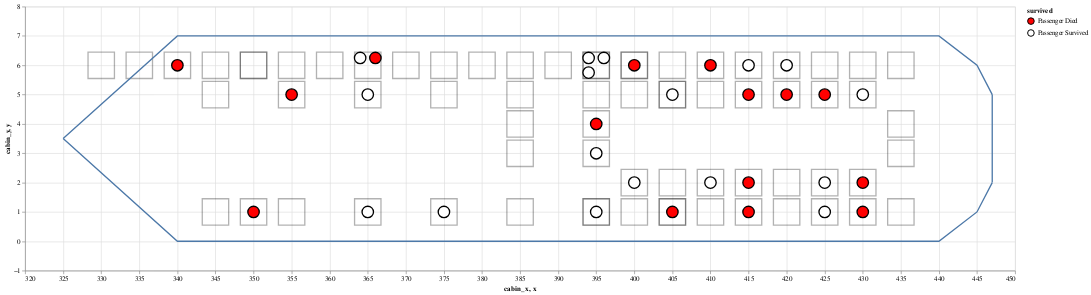

Notebook code for this chart:
### Markdown cell above
#### 3.4 Adding all plots together

### Code cell
cabin_plot + passenger_plot + chart_ship_outline

### Figure 1 — Vega-Lite specification as saved in the notebook (floating-point values rounded to 4 significant figures)
{"$schema": "https://vega.github.io/schema/vega-lite/v3.4.0.json", "config": {"mark": {"tooltip": null}, "view": {"height": 300, "width": 400}}, "datasets": {"data-246c2b9bcb306b5ff7ae5408df7bc874": [{"x": 325, "y": 3.5}, {"x": 340, "y": 0}, {"x": 440, "y": 0}, {"x": 445, "y": 1}, {"x": 447, "y": 2}], "data-26674105dc1e8ecac3d2dc31b8931741": [{"cabin_x": 350, "cabin_y": 1}, {"cabin_x": 350, "cabin_y": 6}, {"cabin_x": 400, "cabin_y": 6}, {"cabin_x": 400, "cabin_y": 5}, {"cabin_x": 400, "cabin_y": 2}, {"cabin_x": 400, "cabin_y": 1}, {"cabin_x": 405, "cabin_y": 6}, {"cabin_x": 405, "cabin_y": 5}, {"cabin_x": 405, "cabin_y": 2}, {"cabin_x": 405, "cabin_y": 1}, {"cabin_x": 395, "cabin_y": 6}, {"cabin_x": 395, "cabin_y": 1}, {"cabin_x": 410, "cabin_y": 6}, {"cabin_x": 410, "cabin_y": 5}, {"cabin_x": 410, "cabin_y": 2}, {"cabin_x": 410, "cabin_y": 1}, {"cabin_x": 415, "cabin_y": 6}, {"cabin_x": 415, "cabin_y": 5}, {"cabin_x": 415, "cabin_y": 2}, {"cabin_x": 415, "cabin_y": 1}, {"cabin_x": 420, "cabin_y": 6}, {"cabin_x": 420, "cabin_y": 5}, {"cabin_x": 420, "cabin_y": 2}, {"cabin_x": 420, "cabin_y": 1}, {"cabin_x": 425, "cabin_y": 6}, {"cabin_x": 425, "cabin_y": 5}, {"cabin_x": 425, "cabin_y": 2}, {"cabin_x": 425, "cabin_y": 1}, {"cabin_x": 430, "cabin_y": 6}, {"cabin_x": 430, "cabin_y": 5}, {"cabin_x": 430, "cabin_y": 2}, {"cabin_x": 430, "cabin_y": 1}, {"cabin_x": 435, "cabin_y": 6}, {"cabin_x": 435, "cabin_y": 4}, {"cabin_x": 435, "cabin_y": 3}, {"cabin_x": 435, "cabin_y": 1}, {"cabin_x": 345, "cabin_y": 6}, {"cabin_x": 340, "cabin_y": 6}, {"cabin_x": 335, "cabin_y": 6}, {"cabin_x": 330, "cabin_y": 6}, {"cabin_x": 345, "cabin_y": 5}, {"cabin_x": 345, "cabin_y": 1}, {"cabin_x": 395, "cabin_y": 3}, {"cabin_x": 395, "cabin_y": 4}, {"cabin_x": 385, "cabin_y": 4}, {"cabin_x": 385, "cabin_y": 3}, {"cabin_x": 400, "cabin_y": 6}, {"cabin_x": 350, "cabin_y": 6}, {"cabin_x": 355, "cabin_y": 6}, {"cabin_x": 355, "cabin_y": 5}, {"cabin_x": 355, "cabin_y": 1}, {"cabin_x": 360, "cabin_y": 6}, {"cabin_x": 365, "cabin_y": 6}, {"cabin_x": 370, "cabin_y": 6}, {"cabin_x": 375, "cabin_y": 6}, {"cabin_x": 380, "cabin_y": 6}, {"cabin_x": 385, "cabin_y": 6}, {"cabin_x": 390, "cabin_y": 6}, {"cabin_x": 395, "cabin_y": 6}, {"cabin_x": 365, "cabin_y": 5}, {"cabin_x": 375, "cabin_y": 5}, {"cabin_x": 385, "cabin_y": 5}, {"cabin_x": 395, "cabin_y": 5}, {"cabin_x": 365, "cabin_y": 1}, {"cabin_x": 375, "cabin_y": 1}, {"cabin_x": 385, "cabin_y": 1}, {"cabin_x": 405, "cabin_y": 5}, {"cabin_x": 405, "cabin_y": 1}, {"cabin_x": 395, "cabin_y": 1}], "data-4a8e32466424b0c1327770dcba19a4c4": [{"age": 36, "boat": "None", "body": "None", "cabin_x": 425, "cabin_y": 5, "deck": "A", "embarked": "C", "fare": 40.12, "home.dest": "Winnipeg, MB", "name": "Ross, Mr. John Hugo", "parch": 0, "pclass": 1, "sex": "male", "sibsp": 0, "survived": "Passenger Died", "ticket": "13049"}, {"age": 33, "boat": "11", "body": "None", "cabin_x": 425, "cabin_y": 1, "deck": "A", "embarked": "C", "fare": 27.72, "home.dest": "Paris, France", "name": "Rosenbaum, Miss. Edith Louise", "parch": 0, "pclass": 1, "sex": "female", "sibsp": 0, "survived": "Passenger Survived", "ticket": "PC 17613"}, {"age": "None", "boat": "None", "body": "None", "cabin_x": 420, "cabin_y": 5, "deck": "A", "embarked": "S", "fare": 52, "home.dest": "Stoughton, MA", "name": "Clifford, Mr. George Quincy", "parch": 0, "pclass": 1, "sex": "male", "sibsp": 0, "survived": "Passenger Died", "ticket": "110465"}, {"age": 48, "boat": "1", "body": "None", "cabin_x": 420, "cabin_y": 6, "deck": "A", "embarked": "C", "fare": 39.6, "home.dest": "London / Paris", "name": "Duff Gordon, Lady. (Lucille Christiana Sutherland) (\"Mrs Morgan\")", "parch": 0, "pclass": 1, "sex": "female", "sibsp": 1, "survived": "Passenger Survived", "ticket": "11755"}, {"age": 39, "boat": "None", "body": 133, "cabin_x": 415, "cabin_y": 5, "deck": "A", "embarked": "C", "fare": 29.7, "home.dest": "Philadelphia, PA", "name": "Dulles, Mr. William Crothers", "parch": 0, "pclass": 1, "sex": "male", "sibsp": 0, "survived": "Passenger Died", "ticket": "PC 17580"}, {"age": "None", "boat": "None", "body": "None", "cabin_x": 415, "cabin_y": 2, "deck": "A", "embarked": "S", "fare": 26, "home.dest": "Streatham, Surrey", "name": "Smith, Mr. Richard William", "parch": 0, "pclass": 1, "sex": "male", "sibsp": 0, "survived": "Passenger Died", "ticket": "113056"}, {"age": 49, "boat": "1", "body": "None", "cabin_x": 415, "cabin_y": 6, "deck": "A", "embarked": "C", "fare": 56.93, "home.dest": "London / Paris", "name": "Duff Gordon, Sir. Cosmo Edmund (\"Mr Morgan\")", "parch": 0, "pclass": 1, "sex": "male", "sibsp": 1, "survived": "Passenger Survived", "ticket": "PC 17485"}, {"age": 41, "boat": "None", "body": "None", "cabin_x": 415, "cabin_y": 1, "deck": "A", "embarked": "S", "fare": 30.5, "home.dest": "Pomeroy, WA", "name": "Brady, Mr. John Bertram", "parch": 0, "pclass": 1, "sex": "male", "sibsp": 0, "survived": "Passenger Died", "ticket": "113054"}, {"age": 80, "boat": "B", "body": "None", "cabin_x": 410, "cabin_y": 2, "deck": "A", "embarked": "S", "fare": 30, "home.dest": "Hessle, Yorks", "name": "Barkworth, Mr. Algernon Henry Wilson", "parch": 0, "pclass": 1, "sex": "male", "sibsp": 0, "survived": "Passenger Survived", "ticket": "27042"}, {"age": 31, "boat": "None", "body": "None", "cabin_x": 410, "cabin_y": 6, "deck": "A", "embarked": "S", "fare": 50.5, "home.dest": "Trenton, NJ", "name": "Roebling, Mr. Washington Augustus II", "parch": 0, "pclass": 1, "sex": "male", "sibsp": 0, "survived": "Passenger Died", "ticket": "PC 17590"}, {"age": 56, "boat": "3", "body": "None", "cabin_x": 405, "cabin_y": 5, "deck": "A", "embarked": "C", "fare": 35.5, "home.dest": "Basel, Switzerland", "name": "Simonius-Blumer, Col. Oberst Alfons", "parch": 0, "pclass": 1, "sex": "male", "sibsp": 0, "survived": "Passenger Survived", "ticket": "13213"}, {"age": 36, "boat": "None", "body": "None", "cabin_x": 405, "cabin_y": 1, "deck": "A", "embarked": "C", "fare": 31.68, "home.dest": "New York, NY", "name": "Evans, Miss. Edith Corse", "parch": 0, "pclass": 1, "sex": "female", "sibsp": 0, "survived": "Passenger Died", "ticket": "PC 17531"}, {"age": 40, "boat": "7", "body": "None", "cabin_x": 400, "cabin_y": 2, "deck": "A", "embarked": "C", "fare": 31, "home.dest": "Glen Ridge, NJ", "name": "Blank, Mr. Henry", "parch": 0, "pclass": 1, "sex": "male", "sibsp": 0, "survived": "Passenger Survived", "ticket": "112277"}, {"age": "None", "boat": "None", "body": "None", "cabin_x": 400, "cabin_y": 6, "deck": "A", "embarked": "S", "fare": 50, "home.dest": "Seattle, WA", "name": "Rood, Mr. Hugh Roscoe", "parch": 0, "pclass": 1, "sex": "male", "sibsp": 0, "survived": "Passenger Died", "ticket": "113767"}, {"age": 53, "boat": "13", "body": "None", "cabin_x": 396, "cabin_y": 6.25, "deck": "A", "embarked": "S", "fare": 81.86, "home.dest": "San Francisco, CA", "name": "Dodge, Dr. Washington", "parch": 1, "pclass": 1, "sex": "male", "sibsp": 1, "survived": "Passenger Survived", "ticket": "33638"}, {"age": 4, "boat": "5", "body": "None", "cabin_x": 394, "cabin_y": 6.25, "deck": "A", "embarked": "S", "fare": 81.86, "home.dest": "San Francisco, CA", "name": "Dodge, Master. Washington", "parch": 2, "pclass": 1, "sex": "male", "sibsp": 0, "survived": "Passenger Survived", "ticket": "33638"}, {"age": 54, "boat": "5", "body": "None", "cabin_x": 394, "cabin_y": 5.75, "deck": "A", "embarked": "S", "fare": 81.86, "home.dest": "San Francisco, CA", "name": "Dodge, Mrs. Washington (Ruth Vidaver)", "parch": 1, "pclass": 1, "sex": "female", "sibsp": 1, "survived": "Passenger Survived", "ticket": "33638"}, {"age": 39, "boat": "None", "body": "None", "cabin_x": 350, "cabin_y": 1, "deck": "A", "embarked": "S", "fare": 0, "home.dest": "Belfast, NI", "name": "Andrews, Mr. Thomas Jr", "parch": 0, "pclass": 1, "sex": "male", "sibsp": 0, "survived": "Passenger Died", "ticket": "112050"}, {"age": 71, "boat": "None", "body": "None", "cabin_x": 430, "cabin_y": 2, "deck": "A", "embarked": "C", "fare": 34.65, "home.dest": "New York, NY", "name": "Goldschmidt, Mr. George B", "parch": 0, "pclass": 1, "sex": "male", "sibsp": 0, "survived": "Passenger Died", "ticket": "PC 17754"}, {"age": 28, "boat": "7", "body": "None", "cabin_x": 430, "cabin_y": 5, "deck": "A", "embarked": "S", "fare": 35.5, "home.dest": "New Britain, CT", "name": "Sloper, Mr. William Thompson", "parch": 0, "pclass": 1, "sex": "male", "sibsp": 0, "survived": "Passenger Survived", "ticket": "113788"}, {"age": 56, "boat": "None", "body": "None", "cabin_x": 430, "cabin_y": 1, "deck": "A", "embarked": "C", "fare": 30.7, "home.dest": "St James, Long Island, NY", "name": "Smith, Mr. James Clinch", "parch": 0, "pclass": 1, "sex": "male", "sibsp": 0, "survived": "Passenger Died", "ticket": "17764"}, {"age": 45, "boat": "7", "body": "None", "cabin_x": 425, "cabin_y": 2, "deck": "A", "embarked": "C", "fare": 29.7, "home.dest": "Paris, France", "name": "Chevre, Mr. Paul Romaine", "parch": 0, "pclass": 1, "sex": "male", "sibsp": 0, "survived": "Passenger Survived", "ticket": "PC 17594"}, {"age": 35, "boat": "3", "body": "None", "cabin_x": 395, "cabin_y": 3, "deck": "B", "embarked": "C", "fare": 512.3, "home.dest": "None", "name": "Lesurer, Mr. Gustave J", "parch": 0, "pclass": 1, "sex": "male", "sibsp": 0, "survived": "Passenger Survived", "ticket": "PC 17755"}, {"age": "None", "boat": "None", "body": "None", "cabin_x": 395, "cabin_y": 4, "deck": "B", "embarked": "S", "fare": 0, "home.dest": "None", "name": "Fry, Mr. Richard", "parch": 0, "pclass": 1, "sex": "male", "sibsp": 0, "survived": "Passenger Died", "ticket": "112058"}, {"age": 36, "boat": "4", "body": "None", "cabin_x": 395, "cabin_y": 1, "deck": "B", "embarked": "C", "fare": 262.4, "home.dest": "None", "name": "Chaudanson, Miss. Victorine", "parch": 0, "pclass": 1, "sex": "female", "sibsp": 0, "survived": "Passenger Survived", "ticket": "PC 17608"}, {"age": 30, "boat": "3", "body": "None", "cabin_x": 375, "cabin_y": 1, "deck": "B", "embarked": "S", "fare": 93.5, "home.dest": "None", "name": "Perreault, Miss. Anne", "parch": 0, "pclass": 1, "sex": "female", "sibsp": 0, "survived": "Passenger Survived", "ticket": "12749"}, {"age": 57, "boat": "None", "body": "None", "cabin_x": 366, "cabin_y": 6.25, "deck": "B", "embarked": "C", "fare": 146.5, "home.dest": "Paris, France", "name": "Spencer, Mr. William Augustus", "parch": 0, "pclass": 1, "sex": "male", "sibsp": 1, "survived": "Passenger Died", "ticket": "PC 17569"}, {"age": "None", "boat": "6", "body": "None", "cabin_x": 364, "cabin_y": 6.25, "deck": "B", "embarked": "C", "fare": 146.5, "home.dest": "Paris, France", "name": "Spencer, Mrs. William Augustus (Marie Eugenie)", "parch": 0, "pclass": 1, "sex": "female", "sibsp": 1, "survived": "Passenger Survived", "ticket": "PC 17569"}, {"age": 16, "boat": "8", "body": "None", "cabin_x": 365, "cabin_y": 1, "deck": "B", "embarked": "S", "fare": 86.5, "home.dest": "None", "name": "Maioni, Miss. Roberta", "parch": 0, "pclass": 1, "sex": "female", "sibsp": 0, "survived": "Passenger Survived", "ticket": "110152"}, {"age": 58, "boat": "None", "body": "None", "cabin_x": 365, "cabin_y": 5, "deck": "B", "embarked": "C", "fare": 146.5, "home.dest": "None", "name": "Lurette, Miss. Elise", "parch": 0, "pclass": 1, "sex": "female", "sibsp": 0, "survived": "Passenger Survived", "ticket": "PC 17569"}, {"age": 24, "boat": "None", "body": "None", "cabin_x": 355, "cabin_y": 5, "deck": "B", "embarked": "C", "fare": 79.2, "home.dest": "None", "name": "Giglio, Mr. Victor", "parch": 0, "pclass": 1, "sex": "male", "sibsp": 0, "survived": "Passenger Died", "ticket": "PC 17593"}, {"age": 40, "boat": "None", "body": 110, "cabin_x": 340, "cabin_y": 6, "deck": "B", "embarked": "S", "fare": 0, "home.dest": "None", "name": "Harrison, Mr. William", "parch": 0, "pclass": 1, "sex": "male", "sibsp": 0, "survived": "Passenger Died", "ticket": "112059"}], "data-d77c64ff8010497b3a6ac0862ca66693": [{"x": 447, "y": 2}, {"x": 447, "y": 5}], "data-eafd86216bcd26664c2f502352fd1040": [{"x": 325, "y": 3.5}, {"x": 340, "y": 7}, {"x": 440, "y": 7}, {"x": 445, "y": 6}, {"x": 447, "y": 5}]}, "layer": [{"data": {"name": "data-26674105dc1e8ecac3d2dc31b8931741"}, "encoding": {"x": {"field": "cabin_x", "scale": {"domain": [320, 450]}, "type": "quantitative"}, "y": {"field": "cabin_y", "scale": {"domain": [-1, 7.5]}, "type": "quantitative"}}, "height": 400, "mark": {"fill": "None", "opacity": 0.3, "size": 1600, "stroke": "black", "type": "square"}, "width": 1500}, {"data": {"name": "data-4a8e32466424b0c1327770dcba19a4c4"}, "encoding": {"color": {"field": "survived", "scale": {"range": ["red", "white"]}, "type": "nominal"}, "x": {"field": "cabin_x", "scale": {"domain": [320, 450]}, "type": "quantitative"}, "y": {"field": "cabin_y", "scale": {"domain": [-1, 7.5]}, "type": "quantitative"}}, "height": 400, "mark": {"filled": true, "opacity": 1, "size": 300, "stroke": "black", "type": "point"}, "width": 1500}, {"layer": [{"data": {"name": "data-eafd86216bcd26664c2f502352fd1040"}, "encoding": {"x": {"field": "x", "type": "quantitative"}, "y": {"field": "y", "type": "quantitative"}}, "mark": "line"}, {"data": {"name": "data-246c2b9bcb306b5ff7ae5408df7bc874"}, "encoding": {"x": {"field": "x", "type": "quantitative"}, "y": {"field": "y", "type": "quantitative"}}, "mark": "line"}, {"data": {"name": "data-d77c64ff8010497b3a6ac0862ca66693"}, "encoding": {"x": {"field": "x", "type": "quantitative"}, "y": {"field": "y", "type": "quantitative"}}, "mark": "line"}]}]}
